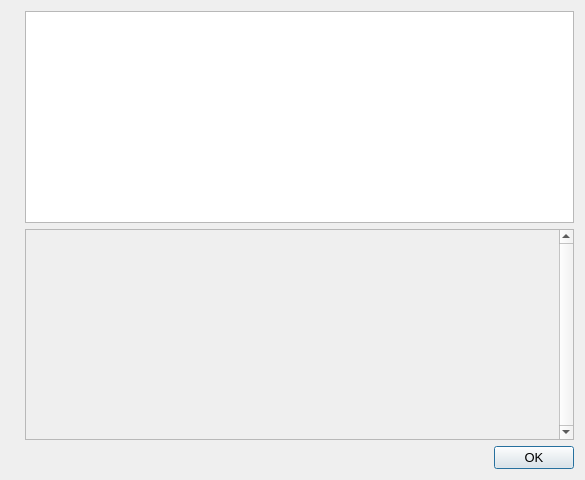
<?xml version="1.0" encoding="UTF-8"?>
<ui version="4.0">
 <class>HelpMessageDialog</class>
 <widget class="QDialog" name="HelpMessageDialog">
  <property name="geometry">
   <rect>
    <x>0</x>
    <y>0</y>
    <width>585</width>
    <height>480</height>
   </rect>
  </property>
  <property name="font">
   <font>
    <pointsize>10</pointsize>
   </font>
  </property>
  <property name="windowTitle">
   <string notr="true">Exsolution Core - Command-line options</string>
  </property>
  <layout class="QHBoxLayout" name="horizontalLayout_2">
   <item>
    <widget class="QLabel" name="graphic">
     <property name="sizePolicy">
      <sizepolicy hsizetype="Preferred" vsizetype="Ignored">
       <horstretch>0</horstretch>
       <verstretch>0</verstretch>
      </sizepolicy>
     </property>
    </widget>
   </item>
   <item>
    <layout class="QVBoxLayout" name="verticalLayout">
     <item>
      <widget class="QTextEdit" name="helpMessage">
       <property name="readOnly">
        <bool>true</bool>
       </property>
      </widget>
     </item>
     <item>
      <widget class="QScrollArea" name="scrollArea">
       <property name="verticalScrollBarPolicy">
        <enum>Qt::ScrollBarAlwaysOn</enum>
       </property>
       <property name="widgetResizable">
        <bool>true</bool>
       </property>
       <widget class="QWidget" name="scrollAreaWidgetContents">
        <property name="geometry">
         <rect>
          <x>0</x>
          <y>0</y>
          <width>447</width>
          <height>68</height>
         </rect>
        </property>
        <layout class="QVBoxLayout" name="verticalLayout_2">
         <item>
          <widget class="QLabel" name="aboutMessage">
           <property name="cursor">
            <cursorShape>IBeamCursor</cursorShape>
           </property>
           <property name="textFormat">
            <enum>Qt::PlainText</enum>
           </property>
           <property name="alignment">
            <set>Qt::AlignLeading|Qt::AlignLeft|Qt::AlignTop</set>
           </property>
           <property name="openExternalLinks">
            <bool>true</bool>
           </property>
           <property name="textInteractionFlags">
            <set>Qt::LinksAccessibleByMouse|Qt::TextSelectableByKeyboard|Qt::TextSelectableByMouse</set>
           </property>
          </widget>
         </item>
        </layout>
       </widget>
      </widget>
     </item>
     <item>
      <widget class="QDialogButtonBox" name="okButton">
       <property name="orientation">
        <enum>Qt::Horizontal</enum>
       </property>
       <property name="standardButtons">
        <set>QDialogButtonBox::Ok</set>
       </property>
      </widget>
     </item>
    </layout>
   </item>
  </layout>
 </widget>
 <resources>
  <include location="../exsolution.qrc"/>
 </resources>
 <connections>
  <connection>
   <sender>okButton</sender>
   <signal>accepted()</signal>
   <receiver>HelpMessageDialog</receiver>
   <slot>accept()</slot>
   <hints>
    <hint type="sourcelabel">
     <x>20</x>
     <y>20</y>
    </hint>
    <hint type="destinationlabel">
     <x>20</x>
     <y>20</y>
    </hint>
   </hints>
  </connection>
  <connection>
   <sender>okButton</sender>
   <signal>rejected()</signal>
   <receiver>HelpMessageDialog</receiver>
   <slot>reject()</slot>
   <hints>
    <hint type="sourcelabel">
     <x>20</x>
     <y>20</y>
    </hint>
    <hint type="destinationlabel">
     <x>20</x>
     <y>20</y>
    </hint>
   </hints>
  </connection>
 </connections>
</ui>
